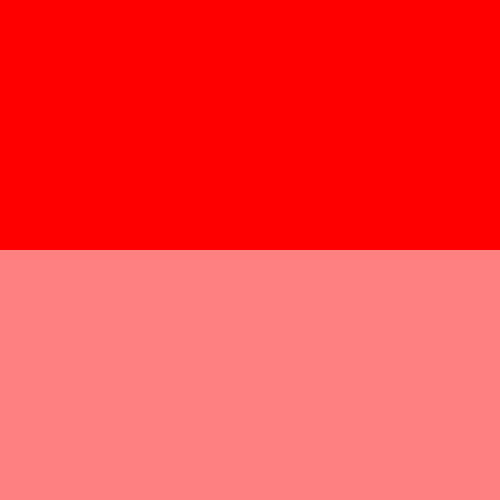
Frame 1 (no input)
Frame 60 (no input): identical to frame 1, image omitted
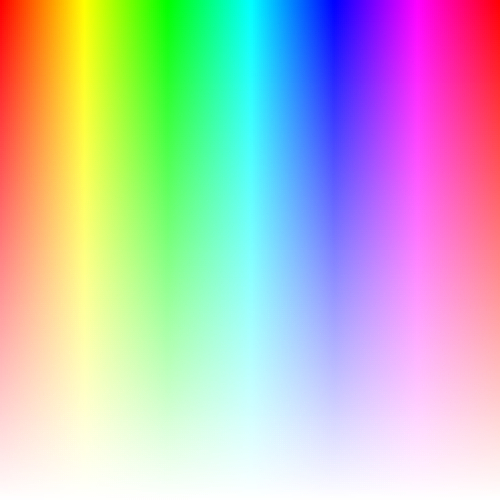
Frame 120 (the mouse pressed at the canvas centre since frame 60)

The p5.js sketch that drew these frames (run headless with seeded random() and noise() and a simulated clock; from frame 60 on, the mouse is pressed at the canvas centre):

// p5.js sketch
// ── sketch.js
function setup() {
    createCanvas(500, 500);
    colorMode(HSB, width, height, 100);
    //rectMode(CENTER);
    noStroke();
}

function draw() {
    fill(360, 100, 100);
    numOfCols = mouseX + 1;
    numOfRows = mouseY + 2;
    var stepX = width/numOfCols;
    var stepY = width/numOfRows;
    
    for (var gridX = 0; gridX < width; gridX += stepX) {
        //rect(gridX, 0, stepX, stepY);
        for(var gridY = 0; gridY < height; gridY += stepY) {
            fill(gridX, height-gridY, 100);
            rect(gridX, gridY, stepX, stepY);
        }
    }
}
